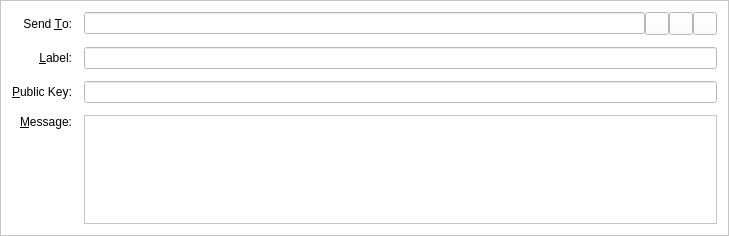
<?xml version="1.0" encoding="UTF-8"?>
<ui version="4.0">
 <class>SendMessagesEntry</class>
 <widget class="QFrame" name="SendMessagesEntry">
  <property name="geometry">
   <rect>
    <x>0</x>
    <y>0</y>
    <width>729</width>
    <height>236</height>
   </rect>
  </property>
  <property name="windowTitle">
   <string>Form</string>
  </property>
  <property name="styleSheet">
   <string notr="true">background-color: rgb(255, 255, 255);</string>
  </property>
  <property name="frameShape">
   <enum>QFrame::StyledPanel</enum>
  </property>
  <property name="frameShadow">
   <enum>QFrame::Sunken</enum>
  </property>
  <layout class="QGridLayout" name="gridLayout">
   <property name="spacing">
    <number>12</number>
   </property>
   <item row="3" column="2">
    <layout class="QHBoxLayout" name="sendToLayout">
     <property name="spacing">
      <number>0</number>
     </property>
     <item>
      <widget class="QValidatedLineEdit" name="sendTo">
       <property name="toolTip">
        <string>The address to send the payment to  (e.g. 4Zo1ga6xuKuQ7JV7M9rGDoxdbYwV5zgQJ5)</string>
       </property>
       <property name="maxLength">
        <number>34</number>
       </property>
      </widget>
     </item>
     <item>
      <widget class="QToolButton" name="addressBookButton">
       <property name="toolTip">
        <string>Choose address from address book</string>
       </property>
       <property name="text">
        <string/>
       </property>
       <property name="icon">
        <iconset resource="../bitcoin.qrc">
         <normaloff>:/icons/address-book</normaloff>:/icons/address-book</iconset>
       </property>
       <property name="shortcut">
        <string>Alt+A</string>
       </property>
      </widget>
     </item>
     <item>
      <widget class="QToolButton" name="pasteButton">
       <property name="toolTip">
        <string>Paste address from clipboard</string>
       </property>
       <property name="text">
        <string/>
       </property>
       <property name="icon">
        <iconset resource="../bitcoin.qrc">
         <normaloff>:/icons/editpaste</normaloff>:/icons/editpaste</iconset>
       </property>
       <property name="shortcut">
        <string>Alt+P</string>
       </property>
      </widget>
     </item>
     <item>
      <widget class="QToolButton" name="deleteButton">
       <property name="toolTip">
        <string>Remove this recipient</string>
       </property>
       <property name="text">
        <string/>
       </property>
       <property name="icon">
        <iconset resource="../bitcoin.qrc">
         <normaloff>:/icons/remove</normaloff>:/icons/remove</iconset>
       </property>
      </widget>
     </item>
    </layout>
   </item>
   <item row="6" column="0">
    <widget class="QLabel" name="messageLabel">
     <property name="text">
      <string>&amp;Message:</string>
     </property>
     <property name="alignment">
      <set>Qt::AlignRight|Qt::AlignTop|Qt::AlignTrailing</set>
     </property>
     <property name="buddy">
      <cstring>messageText</cstring>
     </property>
    </widget>
   </item>
   <item row="3" column="0">
    <widget class="QLabel" name="label_2">
     <property name="text">
      <string>Send &amp;To:</string>
     </property>
     <property name="alignment">
      <set>Qt::AlignRight|Qt::AlignTrailing|Qt::AlignVCenter</set>
     </property>
     <property name="buddy">
      <cstring>sendTo</cstring>
     </property>
    </widget>
   </item>
   <item row="6" column="2">
    <widget class="QValidatedTextEdit" name="messageText">
     <property name="mouseTracking">
      <bool>true</bool>
     </property>
     <property name="focusPolicy">
      <enum>Qt::WheelFocus</enum>
     </property>
     <property name="tabChangesFocus">
      <bool>false</bool>
     </property>
    </widget>
   </item>
   <item row="4" column="2">
    <widget class="QValidatedLineEdit" name="addAsLabel">
     <property name="enabled">
      <bool>true</bool>
     </property>
     <property name="toolTip">
      <string>Enter a label for this address to add it to your address book</string>
     </property>
    </widget>
   </item>
   <item row="4" column="0">
    <widget class="QLabel" name="label_4">
     <property name="text">
      <string>&amp;Label:</string>
     </property>
     <property name="alignment">
      <set>Qt::AlignRight|Qt::AlignTrailing|Qt::AlignVCenter</set>
     </property>
     <property name="buddy">
      <cstring>addAsLabel</cstring>
     </property>
    </widget>
   </item>
   <item row="5" column="0">
    <widget class="QLabel" name="publicKeyLabel">
     <property name="text">
      <string>&amp;Public Key:</string>
     </property>
     <property name="buddy">
      <cstring>publicKey</cstring>
     </property>
    </widget>
   </item>
   <item row="5" column="2">
    <widget class="QValidatedLineEdit" name="publicKey"/>
   </item>
  </layout>
 </widget>
 <customwidgets>
  <customwidget>
   <class>QValidatedLineEdit</class>
   <extends>QLineEdit</extends>
   <header>qvalidatedlineedit.h</header>
  </customwidget>
  <customwidget>
   <class>QValidatedTextEdit</class>
   <extends>QPlainTextEdit</extends>
   <header>qvalidatedtextedit.h</header>
  </customwidget>
 </customwidgets>
 <resources>
  <include location="../bitcoin.qrc"/>
 </resources>
 <connections/>
</ui>
